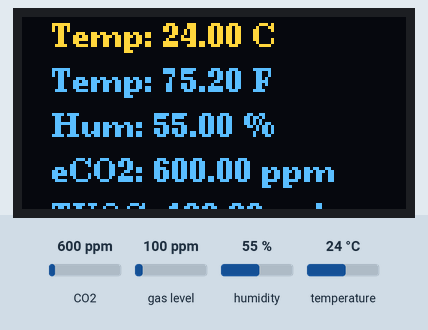
This sketch was run on a simulated ESP32. Shown: 128×64 one-colour display. The test bench sets the inputs (shaded band); at power-on: CO2 600 ppm, humidity 55 %, gas level 100 ppm, temperature 24 °C. The OLED is the two-colour kind (top 16 rows yellow); WiFi joins after 1.5 s; servers stay silent unless stated; what the sketch prints to the serial monitor is not drawn.

Above: at 4.0 s.
4.1 s: CO2 set to 452 ppm
At 5.2 s:
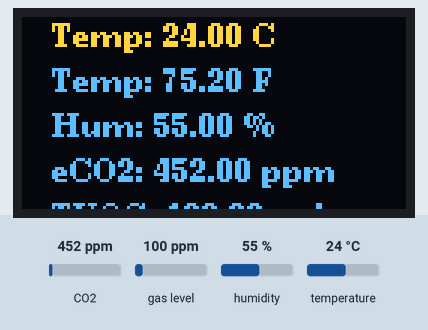
6.3 s: humidity set to 22 %
At 7.6 s:
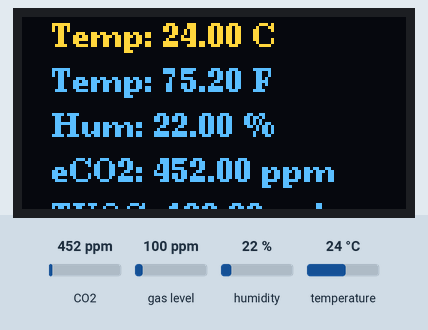
8.3 s: gas level set to 20 ppm
At 9.4 s:
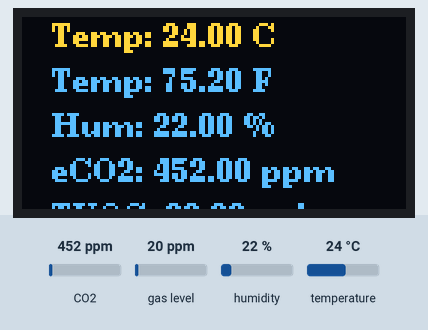
10.3 s: temperature set to 12 °C
At 11.8 s:
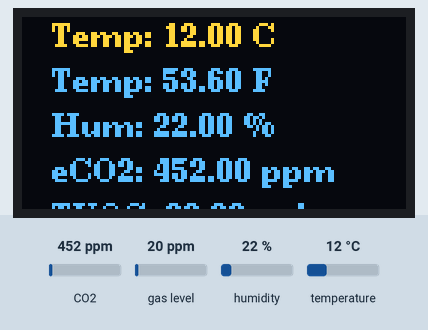
12.3 s: CO2 set to 1050 ppm
At 13.7 s:
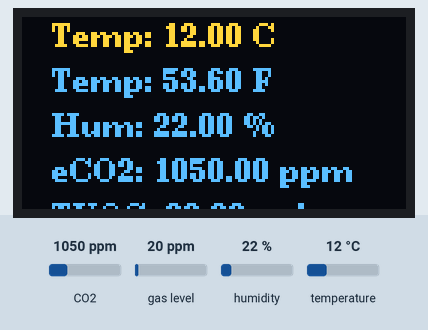
14.3 s: humidity set to 40 %
At 16.1 s:
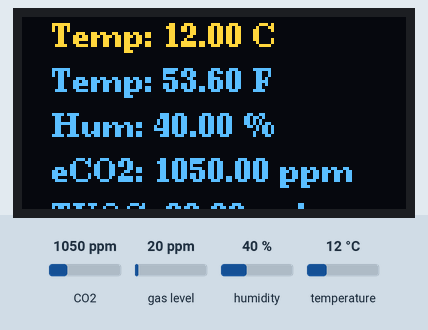
Timing chart, 0 to 17.3 s (numbered marks = the images above; inputs shaded):
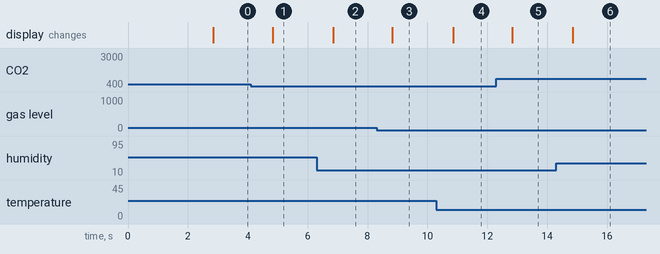

Measured:
- after the input at 4.1 s, the display: changes after 0.73 s (image 1)
- after the input at 6.3 s, the display: changes after 0.55 s (image 2)
- after the input at 8.3 s, the display: changes after 0.53 s (image 3)
- after the input at 10.3 s, the display: changes after 0.55 s (image 4)
- after the input at 12.3 s, the display: changes after 0.53 s (image 5)
- after the input at 14.3 s, the display: changes after 0.55 s (image 6)

The sketch:

sensors_working_on_wifi_no_oled.ino
```cpp
// Blynk credentials
#define BLYNK_TEMPLATE_ID           "TMPL2kXYQfzOa"
#define BLYNK_TEMPLATE_NAME         "Tempidity Sensor"
#define BLYNK_AUTH_TOKEN            "K-RIbY4Xwiafj4WyQeLFu0_Fo-kawxa1"

// WiFi credentials
char ssid[] = "Fios-3LcLc";
char pass[] = "was55buy742paly";

// Include necessary libraries
#include <Wire.h>
#include <U8g2lib.h>
#include <Adafruit_CCS811.h> // Include Adafruit CCS811 library
#include <DHT.h>             // Include DHT sensor library
#include <WiFi.h>            // Include WiFi library
#include <BlynkSimpleEsp32.h> // Include Blynk library
#include <ThingSpeak.h>      // Include ThingSpeak library

// ThingSpeak settings
WiFiClient client;
unsigned long myChannelNumber = 2704818;  // Your ThingSpeak Channel Number
const char *myWriteAPIKey = "QQZSBLQF1VTZ118N";  // ThingSpeak API key

// DHT sensor setup
#define DHTPIN 4        // DHT data pin
#define DHTTYPE DHT11   // DHT 11 or DHT22
DHT dht(DHTPIN, DHTTYPE);

// OLED Pin Definitions
#define OLED_DC 16
#define OLED_CS 5
#define OLED_RESET 17

// Initialize the OLED display (SPI mode)
U8G2_SH1106_128X64_NONAME_F_4W_HW_SPI u8g2(U8G2_R2, OLED_CS, OLED_DC, OLED_RESET); // Use rotation R2

// Initialize CCS811 sensor
Adafruit_CCS811 ccs811;

// Timing variables
unsigned long lastThingSpeakUpdate = 0;
const unsigned long thingSpeakInterval = 15000; // 15 seconds for ThingSpeak
unsigned long lastRead = 0;
const unsigned long readInterval = 2000; // 2 seconds for sensor readings

// Setup function
void setup() {
    Serial.begin(115200);

    // Connect to WiFi through Blynk
    Blynk.begin(BLYNK_AUTH_TOKEN, ssid, pass);

    // Wait for connection with a timeout (20 seconds)
    unsigned long startTime = millis();
    while (WiFi.status() != WL_CONNECTED && millis() - startTime < 20000) {
        delay(500);
        Serial.println("Connecting to WiFi...");
    }
    if (WiFi.status() == WL_CONNECTED) {
        Serial.println("Connected to WiFi!");
    } else {
        Serial.println("Failed to connect to WiFi.");
        while (1);  // Halt further execution if WiFi fails
    }

    // Initialize ThingSpeak
    ThingSpeak.begin(client);

    // Initialize DHT sensor
    dht.begin();

    // Initialize CCS811 sensor
    if (!ccs811.begin()) {
        Serial.println("Failed to find CCS811 sensor.");
        while (1); // Stay here if sensor initialization fails
    }

    // Wait for the sensor to be ready
    delay(1000);
}

// Function to convert Celsius to Fahrenheit
float celsiusToFahrenheit(float celsius) {
    return (celsius * 9.0 / 5.0) + 32.0;
}

// Main loop
void loop() {
    unsigned long currentMillis = millis();

    // Read sensors regularly
    if (currentMillis - lastRead >= readInterval) {
        lastRead = currentMillis;

        // Read temperature and humidity
        float humidity = dht.readHumidity();
        float temperatureC = dht.readTemperature(); // Celsius

        // Validate sensor readings to prevent NaN values
        if (isnan(humidity) || isnan(temperatureC)) {
            Serial.println("Failed to read from DHT sensor!");
            return;
        }

        float temperatureF = celsiusToFahrenheit(temperatureC); // Convert to Fahrenheit

        // Check if the CCS811 sensor is ready
        if (ccs811.available()) {
            // Read data from the sensor
            if (!ccs811.readData()) {
                float eco2 = ccs811.geteCO2();
                float tvoc = ccs811.getTVOC();

                // Display data on the OLED
                u8g2.clearBuffer();
                u8g2.setFont(u8g2_font_ncenB08_tr);

                // Display temperature, humidity, eCO2, and TVOC
                u8g2.setCursor(10, 10);
                u8g2.print("Temp: "); u8g2.print(temperatureC); u8g2.print(" C");

                u8g2.setCursor(10, 25);
                u8g2.print("Temp: "); u8g2.print(temperatureF); u8g2.print(" F");

                u8g2.setCursor(10, 40);
                u8g2.print("Hum: "); u8g2.print(humidity); u8g2.print(" %");

                u8g2.setCursor(10, 55);
                u8g2.print("eCO2: "); u8g2.print(eco2); u8g2.print(" ppm");

                u8g2.setCursor(10, 70);
                u8g2.print("TVOC: "); u8g2.print(tvoc); u8g2.print(" ppb");

                u8g2.sendBuffer();  // Send the buffer to the OLED

                // Send data to Blynk
                Blynk.virtualWrite(V0, temperatureC); // Virtual pin for temperature in Celsius
                Blynk.virtualWrite(V1, temperatureF); // Virtual pin for temperature in Fahrenheit
                Blynk.virtualWrite(V2, humidity);      // Virtual pin for humidity
                Blynk.virtualWrite(V3, eco2);          // Virtual pin for eCO2
                Blynk.virtualWrite(V4, tvoc);          // Virtual pin for TVOC

                // Send data to ThingSpeak every 15 seconds
                if (currentMillis - lastThingSpeakUpdate >= thingSpeakInterval) {
                    ThingSpeak.setField(1, temperatureC); // Field for temperature in Celsius
                    ThingSpeak.setField(2, temperatureF); // Field for temperature in Fahrenheit
                    ThingSpeak.setField(3, humidity);      // Field for humidity
                    ThingSpeak.setField(4, eco2);          // Field for eCO2
                    ThingSpeak.setField(5, tvoc);          // Field for TVOC

                    ThingSpeak.writeFields(myChannelNumber, myWriteAPIKey);
                    lastThingSpeakUpdate = currentMillis; // Update the timer
                }
            }
        }
    }

    Blynk.run(); // Run Blynk
}
```
